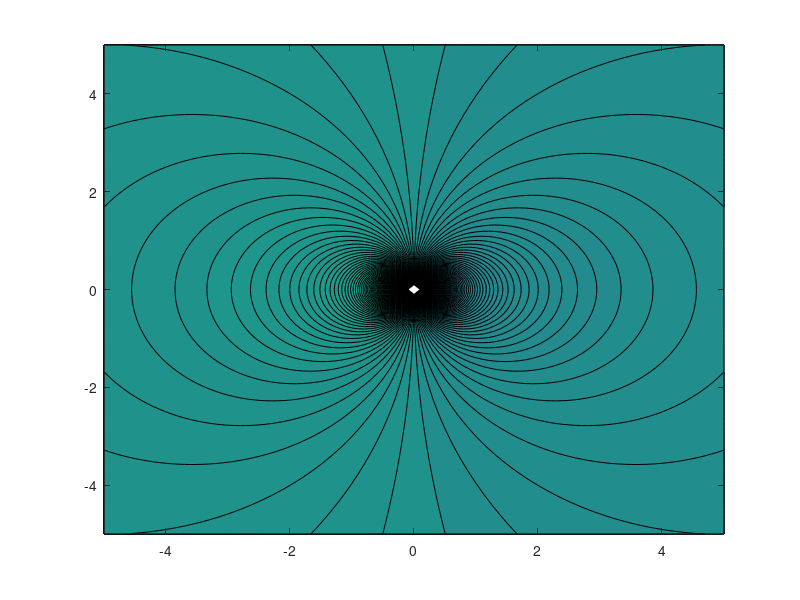
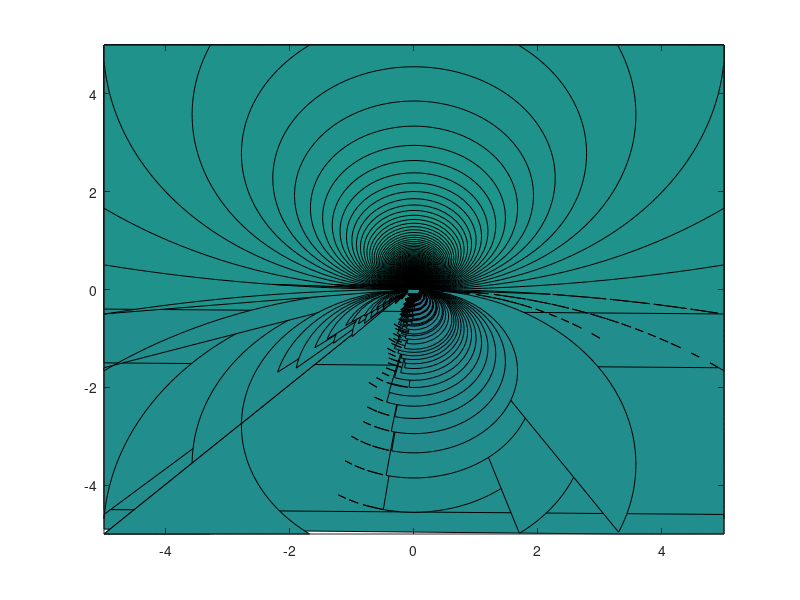

These figures' MATLAB source, in order: (Note: this script raises an error after producing the figures.)
[x,y] = meshgrid(-5:0.1:5,-5:0.1:5);
b = 4;
Gamma = 2;
U = 2;
z = x + 1i.*y;
theta = angle(z);
r = abs(z);
W = U - ((b.*Gamma)./(pi*z)) - ((b^2.*Gamma)./(3.*pi.*z));
phi = real (W);
%theta_1 = -((b*Gamma)./(pi*r))-((b^2*Gamma)./(3*pi*r))+U;
%theta = real (acos(phi./theta_1));

figure
contourf(x,y,phi, 500);

psi = imag(W);

figure
contourf(x,y,psi, 500);
[c, h]

velocity = U + (b*Gamma)./(pi*(z^2)) + (b^2*Gamma)./(3*pi*(z^2));

V = conj(velocity);
v=abs(V);

figure
contourf(x,y,v, 500);